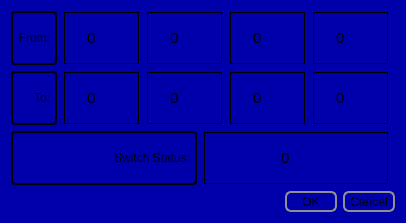
<?xml version="1.0" encoding="UTF-8"?>
<ui version="4.0">
 <class>SwitchScheduleItemPick</class>
 <widget class="QDialog" name="SwitchScheduleItemPick">
  <property name="geometry">
   <rect>
    <x>0</x>
    <y>0</y>
    <width>371</width>
    <height>188</height>
   </rect>
  </property>
  <property name="styleSheet">
   <string notr="true">QWidget#SwitchScheduleItemPick {
	background-color: #0000aa
}

QFrame {
	border: 2px solid black;
	border-radius: 4px;
	padding: 2px;
}
 
QPushButton {
	border: 2px solid #8f8f91;
	border-radius: 6px;
	background-image: url(&quot;:/Hac/background-button-big.png&quot;);
	background-repeat: no-repeat;
	width: 48px;
	height: 17px;
 }

 QPushButton:pressed {
	border-color: red;
 }

 QSpinBox {
	margin: 1px;
	padding: 15px;
	background: transparent;
	selection-background-color: transparent;
	text: black;
	selection-color: black;
	font: normal 15px;
	border: 1px solid black;
}

QSpinBox::up-button {
	subcontrol-origin: padding;
	subcontrol-position: top right;
	background: transparent;
	width: 20px;
	height: 20px;
}

QSpinBox:up-arrow {
     image: url(:/Hac/uparrow-black-20x20.png);
     width: 20px;
     height: 20px;
}
QSpinBox::up-arrow:pressed {
     image: url(:/Hac/uparrow-red-20x20.png);
}


QSpinBox::down-button {
	background: transparent;
	width: 20px;
	height: 20px;
}

QSpinBox::down-arrow {
     image: url(:/Hac/downarrow-black-20x20.png);
     width: 20px;
     height: 20px;
}
QSpinBox::down-arrow:pressed {
     image: url(:/Hac/downarrow-red-20x20.png);
}


</string>
  </property>
  <layout class="QGridLayout" name="gridLayout_4">
   <item row="0" column="1">
    <spacer name="verticalSpacer">
     <property name="orientation">
      <enum>Qt::Vertical</enum>
     </property>
     <property name="sizeHint" stdset="0">
      <size>
       <width>20</width>
       <height>13</height>
      </size>
     </property>
    </spacer>
   </item>
   <item row="1" column="0">
    <spacer name="horizontalSpacer_5">
     <property name="orientation">
      <enum>Qt::Horizontal</enum>
     </property>
     <property name="sizeHint" stdset="0">
      <size>
       <width>25</width>
       <height>20</height>
      </size>
     </property>
    </spacer>
   </item>
   <item row="1" column="1">
    <layout class="QGridLayout" name="gridLayout_3">
     <item row="0" column="0">
      <layout class="QGridLayout" name="gridLayout_2">
       <item row="0" column="0">
        <widget class="QLabel" name="label">
         <property name="text">
          <string>From:</string>
         </property>
         <property name="alignment">
          <set>Qt::AlignRight|Qt::AlignTrailing|Qt::AlignVCenter</set>
         </property>
        </widget>
       </item>
       <item row="0" column="1" rowspan="2">
        <layout class="QGridLayout" name="gridLayout">
         <item row="0" column="0">
          <widget class="HacSpinBox" name="startHourSpinBox">
           <property name="wrapping">
            <bool>true</bool>
           </property>
           <property name="alignment">
            <set>Qt::AlignCenter</set>
           </property>
           <property name="maximum">
            <number>23</number>
           </property>
          </widget>
         </item>
         <item row="0" column="1">
          <widget class="HacSpinBox" name="startMinuteSpinBox">
           <property name="wrapping">
            <bool>true</bool>
           </property>
           <property name="alignment">
            <set>Qt::AlignCenter</set>
           </property>
           <property name="maximum">
            <number>59</number>
           </property>
          </widget>
         </item>
         <item row="0" column="2">
          <widget class="HacSpinBox" name="startSecondSpinBox">
           <property name="wrapping">
            <bool>true</bool>
           </property>
           <property name="alignment">
            <set>Qt::AlignCenter</set>
           </property>
           <property name="maximum">
            <number>59</number>
           </property>
          </widget>
         </item>
         <item row="0" column="3">
          <widget class="HacSpinBox" name="spinbox_7">
           <property name="wrapping">
            <bool>true</bool>
           </property>
           <property name="alignment">
            <set>Qt::AlignCenter</set>
           </property>
           <property name="contentType">
            <enum>HacSpinBox::Content_String</enum>
           </property>
           <property name="strings">
            <stringlist>
             <string>AM</string>
             <string>PM</string>
            </stringlist>
           </property>
          </widget>
         </item>
         <item row="1" column="0">
          <widget class="HacSpinBox" name="endHourSpinBox">
           <property name="wrapping">
            <bool>true</bool>
           </property>
           <property name="alignment">
            <set>Qt::AlignCenter</set>
           </property>
           <property name="maximum">
            <number>23</number>
           </property>
          </widget>
         </item>
         <item row="1" column="1">
          <widget class="HacSpinBox" name="endMinuteSpinBox">
           <property name="wrapping">
            <bool>true</bool>
           </property>
           <property name="alignment">
            <set>Qt::AlignCenter</set>
           </property>
           <property name="maximum">
            <number>59</number>
           </property>
          </widget>
         </item>
         <item row="1" column="2">
          <widget class="HacSpinBox" name="endSecondSpinBox">
           <property name="wrapping">
            <bool>true</bool>
           </property>
           <property name="alignment">
            <set>Qt::AlignCenter</set>
           </property>
           <property name="maximum">
            <number>59</number>
           </property>
          </widget>
         </item>
         <item row="1" column="3">
          <widget class="HacSpinBox" name="spinbox_9">
           <property name="wrapping">
            <bool>true</bool>
           </property>
           <property name="alignment">
            <set>Qt::AlignCenter</set>
           </property>
           <property name="contentType">
            <enum>HacSpinBox::Content_String</enum>
           </property>
           <property name="strings">
            <stringlist>
             <string>AM</string>
             <string>PM</string>
            </stringlist>
           </property>
          </widget>
         </item>
        </layout>
       </item>
       <item row="1" column="0">
        <widget class="QLabel" name="label_2">
         <property name="text">
          <string>To:</string>
         </property>
         <property name="alignment">
          <set>Qt::AlignRight|Qt::AlignTrailing|Qt::AlignVCenter</set>
         </property>
        </widget>
       </item>
      </layout>
     </item>
     <item row="1" column="0">
      <spacer name="verticalSpacer_3">
       <property name="orientation">
        <enum>Qt::Vertical</enum>
       </property>
       <property name="sizeHint" stdset="0">
        <size>
         <width>20</width>
         <height>13</height>
        </size>
       </property>
      </spacer>
     </item>
     <item row="2" column="0">
      <layout class="QHBoxLayout" name="horizontalLayout">
       <item>
        <widget class="QLabel" name="label_3">
         <property name="text">
          <string>Switch Status:</string>
         </property>
         <property name="alignment">
          <set>Qt::AlignRight|Qt::AlignTrailing|Qt::AlignVCenter</set>
         </property>
        </widget>
       </item>
       <item>
        <widget class="HacSpinBox" name="statusSpinBox">
         <property name="alignment">
          <set>Qt::AlignCenter</set>
         </property>
         <property name="contentType">
          <enum>HacSpinBox::Content_String</enum>
         </property>
         <property name="strings">
          <stringlist>
           <string>On</string>
           <string>Off</string>
          </stringlist>
         </property>
        </widget>
       </item>
      </layout>
     </item>
    </layout>
   </item>
   <item row="1" column="2">
    <spacer name="horizontalSpacer_3">
     <property name="orientation">
      <enum>Qt::Horizontal</enum>
     </property>
     <property name="sizeHint" stdset="0">
      <size>
       <width>6</width>
       <height>20</height>
      </size>
     </property>
    </spacer>
   </item>
   <item row="2" column="1">
    <spacer name="verticalSpacer_2">
     <property name="orientation">
      <enum>Qt::Vertical</enum>
     </property>
     <property name="sizeHint" stdset="0">
      <size>
       <width>20</width>
       <height>10</height>
      </size>
     </property>
    </spacer>
   </item>
   <item row="3" column="1" colspan="2">
    <widget class="QDialogButtonBox" name="buttonBox">
     <property name="orientation">
      <enum>Qt::Horizontal</enum>
     </property>
     <property name="standardButtons">
      <set>QDialogButtonBox::Cancel|QDialogButtonBox::Ok</set>
     </property>
    </widget>
   </item>
  </layout>
 </widget>
 <customwidgets>
  <customwidget>
   <class>HacSpinBox</class>
   <extends>QSpinBox</extends>
   <header>hacspinbox.h</header>
  </customwidget>
 </customwidgets>
 <resources/>
 <connections>
  <connection>
   <sender>buttonBox</sender>
   <signal>accepted()</signal>
   <receiver>SwitchScheduleItemPick</receiver>
   <slot>accept()</slot>
   <hints>
    <hint type="sourcelabel">
     <x>248</x>
     <y>254</y>
    </hint>
    <hint type="destinationlabel">
     <x>157</x>
     <y>274</y>
    </hint>
   </hints>
  </connection>
  <connection>
   <sender>buttonBox</sender>
   <signal>rejected()</signal>
   <receiver>SwitchScheduleItemPick</receiver>
   <slot>reject()</slot>
   <hints>
    <hint type="sourcelabel">
     <x>316</x>
     <y>260</y>
    </hint>
    <hint type="destinationlabel">
     <x>286</x>
     <y>274</y>
    </hint>
   </hints>
  </connection>
 </connections>
</ui>
